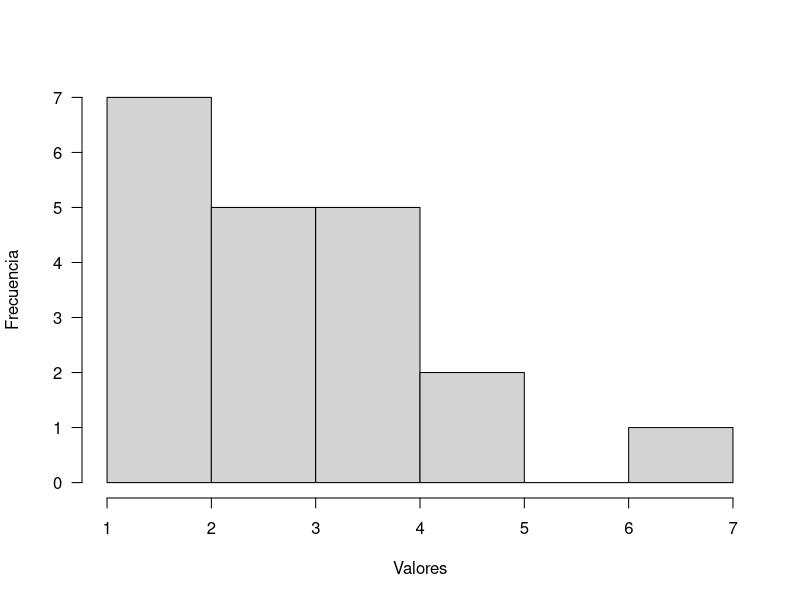

R code for this plot:
##########################################################
##### CURSO Modelado y estimación de ocupación para  #####
#####  poblaciones y comunidades de especies bajo    #####
#####           enfoque Bayesiano.                   #####
#######      CCT Mendoza - ABRIL 2023                #####
##########################################################
###########         Ejemplo 1 - Módulo 2         #########
###########             Probabilidades           #########
##########################################################

# Para las funciones de probabilidad estándares, en r hay funciones que permiten
# generar valores dentro de esa probabilidad (r), calcular probablidades (d),
# calcular probabilidades acumuladas (p) y determinar cuantiles (q).

# Cada función tiene nombres y argumentos específicos:
# Normal: rnorm(), dnorm(), pnorm(), qnorm() 
# Poisson: rpois(), dpois(), ppois(), qpois()
# Binomial: rbin(), dbin(), pbin(), qbin()

# DISTRIBUCIONES DISCRETAS----

# ---------#
#  Poisson #
# ---------#
# Simulemos conteos de individuos en 20 grillas, que poseen una media de
# 3 individuos por grilla 

y <- rpois(n = 20, lambda = 3)
hist(y, xlab = "Valores", ylab = "Frecuencia", main = "",
     bty =  "n",  las = 1)

# Para ver en detalle argumentos para  modificar los gráficos los puede
# explorar en ?par

# Para calcular la probabilidad de obtener 5 conteos de individuos por grilla utilizamos
dpois(5, lambda = 3) 

# Para calcular la probabilidad de obtener un valor menor o igual a 5,
ppois(5, lambda = 3)

# Actividad ----
# 1) ¿Cómo cambia la forma de la distribución de Poisson a medida que cambia λ?
# 2) Genere 10 valores con un valor de lambda de 1.4 
# 3) ¿Cuál es la probabilidad de obtener y = 0 para para λ = 1.3?
# 4) ¿Cuál es la probabilidad de y > 5 para λ=1.3?

# DISTRIBUCIONES CONTINUAS----
# ---------#
#  Normal  #
# ---------#

# 1) Genere 10 valores aleatorios con una distribución normal con media 5 y 
# desvío 0.3 
# 2) Calcule el intervalo del 80 y 95 % 
